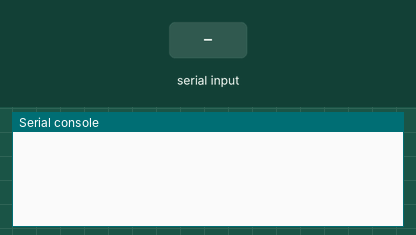
A program run on a simulated pyboard running MicroPython. On the bench: the last lines printed to the serial console. The inputs (shaded band) are chosen by the test bench.

Above: at 1.2 s.
1.3 s: "1" received over the second serial link
At 1.9 s:
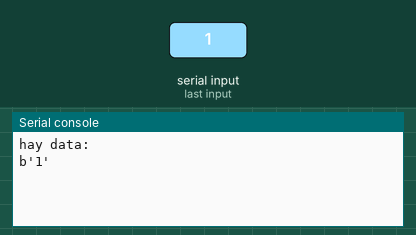
2.8 s: "0" received over the second serial link
At 4.0 s:
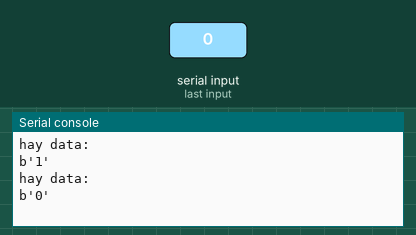
4.3 s: "2" received over the second serial link
At 5.4 s:
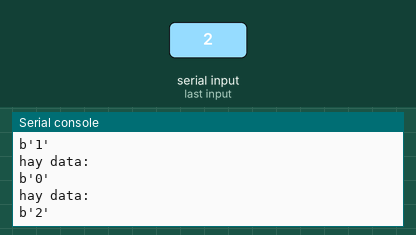

Measured:
- after the input at 1.3 s, the serial console: prints a new line at once (image 1)
- after the input at 2.8 s, the serial console: prints a new line at once (image 2)
- after the input at 4.3 s, the serial console: prints a new line at once (image 3)

The program:

uart_tx_rx.py
```python
import pyb

uart = pyb.UART(3)
uart.init(115200,bits=8, parity=None, stop=1,timeout=500, timeout_char=1, read_buf_len=64)

# Se agregó un modo de recepcion por “paquete” en donde la trama que llega se almacena en
# un buffer interno y luego el metodo “any()” devuelve True. Utilizando el metodo “readall()”
# se obtiene la trama completa. Para habilitar la recepcion por paquete se deben agregar el
# argumento “packet_mode” en True al final del metodo “init()”.

# uart.init(115200,bits=8, parity=None, stop=1,timeout=200, timeout_char=1, read_buf_len=64,
# packet_mode=True)

uart.write("Hola mundo")

while True:
        if uart.any():
                print("hay data:")
                data = uart.readall()
                print(data)
```
